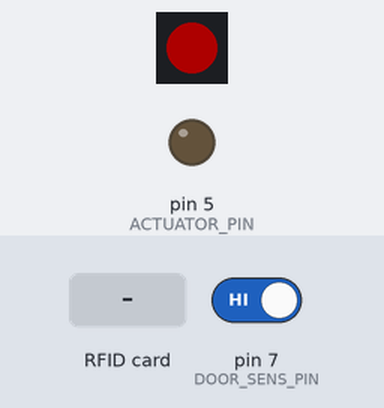
The sketch below on a simulated Arduino Uno, built with avr-gcc and run on an emulated ATmega328P. Parts: 1 RGB LEDs in strip order, left to right, output pins drawn as LEDs (lit = HIGH). Inputs (shaded band) come from the test bench; at power-on: pin 7 (DOOR_SENS_PIN) HIGH. Dim RGB values are drawn brighter than linear.

Above: at 1.2 s.
1.3 s: RFID card 5E 7A 19 C4 held to the reader
At 2.2 s:
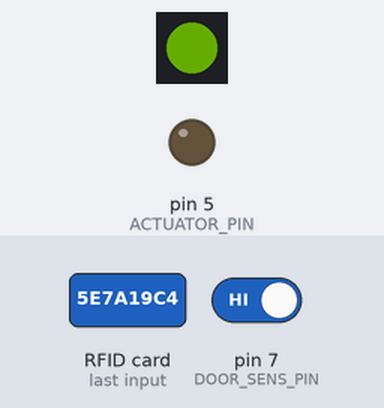
Timing chart, 0 to 4.8 s (numbered marks = the images above; inputs shaded):
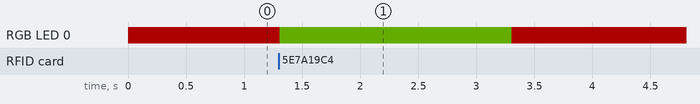

Measured:
- after the input at 1.3 s, RGB LED 0: RGB(50, 0, 0) → RGB(29, 50, 0) at once, → RGB(50, 0, 0) 2.0 s later

The sketch:

door_opener.ino
```cpp
/******************************************************************************************/
/*
 * Based on readMifareClassic.pde from Adafruit Industries (BSD license - see license.txt)
 *
 * Reads the 4 byte (32 bit) ID of a MiFare Classic card, and compares it to the
 * allowed cards. If the ID matches, the actuator is activated to open the door,
 * and the light blinks.
 *
 * TODO:
 * - compare card id's to known list
 * - actuator control
*/
/******************************************************************************************/
#include <stdbool.h>
#include "FastLED.h"

#define DATA_PIN    11
#define CLOCK_PIN   13
#define CHIPSET     WS2801
#define COLOR_ORDER RGB
CRGB leds[1];

#define ACTUATOR_PIN  5
#define DOOR_SENS_PIN 7

// Use this for I2C
/**
#include <Wire.h>
#include <Adafruit_PN532.h>
#define PN532_IRQ   (2)
#define PN532_RESET (3)  // Not connected by default on the NFC Shield
Adafruit_PN532 nfc(PN532_IRQ, PN532_RESET);
*/

// Use this for UART
#include <PN532_HSU.h>
#include <PN532.h>
PN532_HSU pn532hsu(Serial);
PN532 nfc(pn532hsu);

#define NORMAL_OPEN 1
#define NORMAL_FAIL 2
#define PURPLE_OPEN 3

const uint32_t keys[] = { 1, 2, 3, 4 }; //put key here. Usually 10 digits printed on back of card
const uint8_t  key_size = 4; // the number of keys


void setup() {
  FastLED.addLeds<CHIPSET, DATA_PIN, CLOCK_PIN, COLOR_ORDER>(leds, 1);
  FastLED.setBrightness(50);
  nfc.begin();
  uint32_t versiondata = nfc.getFirmwareVersion();
  if (!versiondata) {
    //Didn't find PN53x board. halt.
    blinkPurple(999999);
  }
  // configure board to read RFID tags
  nfc.SAMConfig();
  pinMode(DOOR_SENS_PIN, INPUT_PULLUP);
  pinMode(ACTUATOR_PIN, OUTPUT);
}

void loop() {
  if(!digitalRead(DOOR_SENS_PIN)){//if the door is open, just blink "open" and don't do anything else
    blinkOpen(1);
    return;
  }
  leds[0] = CRGB::Red;
  FastLED.show();

  uint8_t success;
  uint8_t uid[] = { 0, 0, 0, 0, 0, 0, 0 };  // Buffer to store the returned UID
  uint8_t uidLength;                        // Length of the UID (4 or 7 bytes depending on ISO14443A card type)

  // Wait for an ISO14443A type cards (Mifare, etc.). When one is found
  // 'uid' will be populated with the UID, and uidLength will indicate
  // if the uid is 4 bytes (Mifare Classic) or 7 bytes (Mifare Ultralight)
  success = nfc.readPassiveTargetID(PN532_MIFARE_ISO14443A, uid, &uidLength); // note - this statement blocks until a card is read. optionally, a timeout can be specified.
    if (success)
    {
      // We probably have a Mifare Classic card ...
      uint32_t cardid = uid[0];
      cardid <<= 8;
      cardid |= uid[1];
      cardid <<= 8;
      cardid |= uid[2];
      cardid <<= 8;
      cardid |= uid[3];
      if(isvalueinarray(cardid, keys, key_size)){
        digitalWrite(ACTUATOR_PIN, HIGH);
        blinkOpen(6);
        digitalWrite(ACTUATOR_PIN, LOW);
        blinkOpen(6);
      }else{
        blinkFail();
      }
    }
}

void blinkFail(){
  leds[0] = CRGB(150,255,0); FastLED.show();
  delay(2000);
}

void blinkOpen(int reps){
  for(int i=0;i<reps;i++){
     leds[0] = CRGB::Red; FastLED.show(); delay(250);
     leds[0] = CRGB(150,255,0); FastLED.show(); delay(250);
   }
}

void blinkPurple(int reps){
  for(int i=0;i<100;i++){
   leds[0] = CRGB(255,0,255); FastLED.show(); delay(250);//purple
   leds[0] = CRGB(255,255,0); FastLED.show(); delay(250);//yellow
 }
}

bool isvalueinarray(int val, const uint32_t *arr, int size){
    int i;
    for (i=0; i < size; i++) {
        if (arr[i] == val)
            return true;
    }
    return false;
}
```
